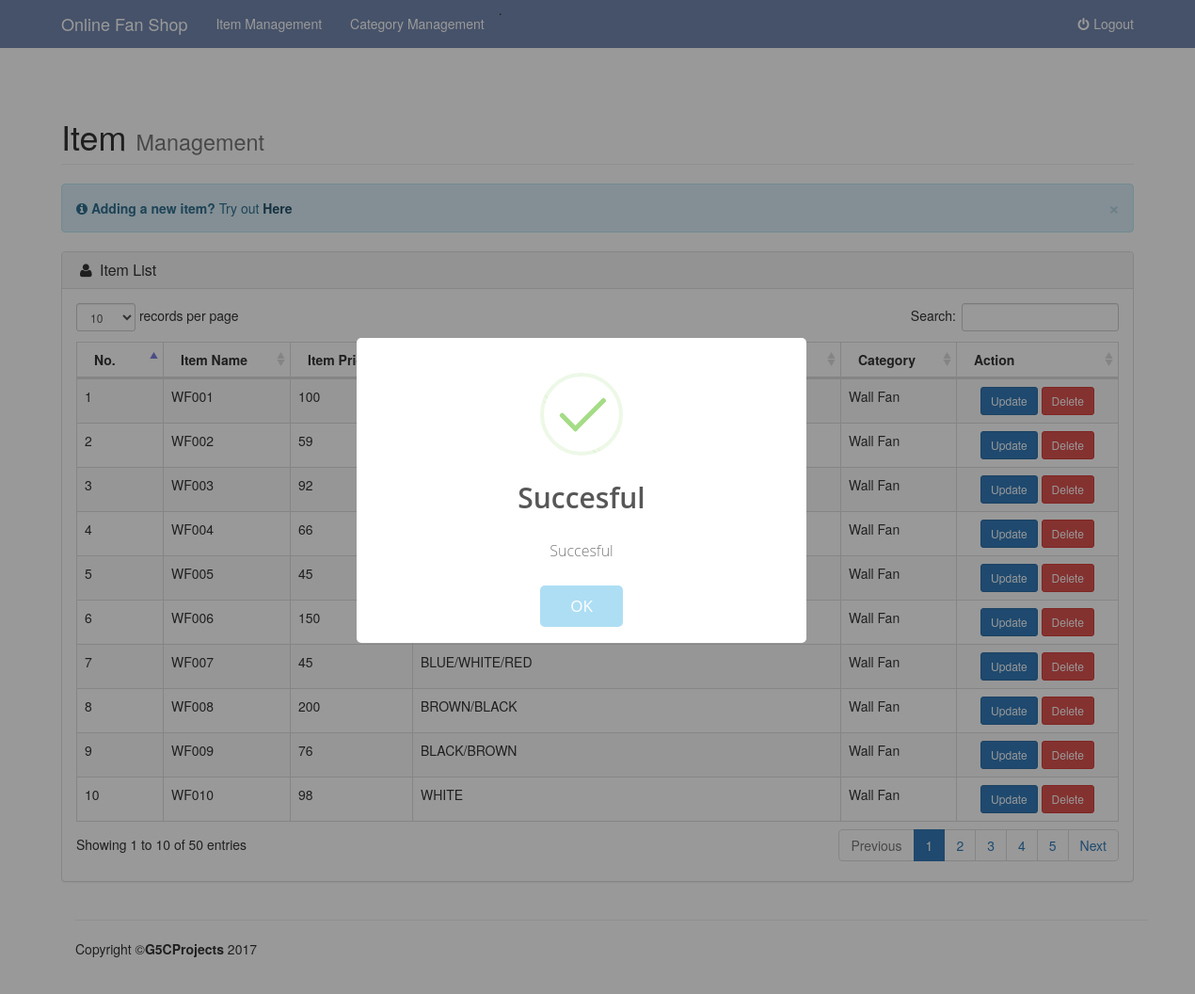
The page /staff/item.php?s=it (signed in) on the database its author committed.
### tables this page shows
CREATE TABLE `item` (
  `num` int(50) NOT NULL,
  `itemName` varchar(150) NOT NULL,
  `itemPrice` int(51) NOT NULL,
  `itemDesc` text NOT NULL,
  `imglink` varchar(100) NOT NULL,
  `categ` varchar(30) NOT NULL
);

### staff/item.php (the view, shortened to what this page needs)
<?php
include '../include/db.php';
$sql2 = "SELECT * FROM item ";
$result2 = mysqli_query($connect,$sql2);
?>
   <?php include "include/header.php"; ?>
    <div class="container">
       <div class="row">
                    <div class="col-lg-12">
                        <h1 class="page-header">
                            Item <small>Management</small>
                        </h1>
                    </div>
                </div>
               <div class="row">
                    <div class="col-lg-12">
                        <div class="alert alert-info alert-dismissable">
                            <button type="button" class="close" data-dismiss="alert" aria-hidden="true">&times;</button>
                            <i class="fa fa-info-circle"></i>  <strong>Adding a new item?</strong> Try out <a data-toggle="modal" data-target="#myModal" class="alert-link">Here</a>
                        </div>
                    </div>
                </div>
               <div class="row">
                    <div class="col-lg-12">
                        <div class="panel panel-default">
                            <div class="panel-heading">
                                <h3 class="panel-title"><i class="fa fa-user fa-fw"></i> Item List</h3>
                            </div>
                            <div class="panel-body">
                              <div class="table-responsive">
                                   <div class="dataTable_wrapper">
                                  <table class="table table-striped table-bordered table-hover" id="dataTables-example">
                                        <thead>
                                            <tr>
                                                <th class="col-lg-1">No.</th>
                                                <th>Item Name</th>
                                                <th>Item Price</th>
                                                <th>Category</th>
                                                <th>Action</th>
                                             </tr>
                                        </thead>
                                        <tbody>
                                            <?php $total_rows = 1; while($row2 = mysqli_fetch_assoc($result2)){  ?>
                                              <tr>
                                                <td><?=$total_rows;?></td>
                                                <td><?php echo $row2['itemName']; ?></td>
                                                <td><?php echo $row2['itemPrice']; ?></td>
                                                <td><?php echo substr($row2['itemDesc'],0,40); ?></td>
                                                <td><?php echo $row2['categ']; ?></td>
                                                <td ><center><a  class = "btn btn-primary btn-sm"  href="ireg.php?id=<?=$row2['num'];?>" >Update</a>&nbsp;<a   onclick = "return del();" class = "btn btn-danger btn-sm" onclick="return del()" href="del.php?id=<?=$row2['num'];?>&t=<?= 'i'?>" >Delete</a></center></td>
                                              </tr>
                                             <?php $total_rows++; }  ?>
                                        </tbody>
                                    </table>
                                </div>
                            </div>
                        </div>
                    </div>
                </div>
    </div>
    <?php include "include/footer.php"; ?>

### staff/include/shop-homepage.css (style rules this page uses)
body { padding-top: 70px; }

### css/stickyfooter.css (style rules this page uses)
html { position: relative; min-height: 100%; }
body { margin-bottom: 60px; }
body > .container { padding: 15px 15px 0; }

### css/sweetalert.css (style rules this page uses)
body.stop-scrolling { height: 100%; overflow: hidden; }

### rows shown on the page
item: itemName "WF001", itemPrice "100", categ "Wall Fan"
item: itemName "WF002", itemPrice "59", categ "Wall Fan"
item: itemName "WF003", itemPrice "92", categ "Wall Fan"
item: itemName "WF004", itemPrice "66", categ "Wall Fan"
item: itemName "WF005", itemPrice "45", categ "Wall Fan"
item: itemName "WF006", itemPrice "150", categ "Wall Fan"
item: itemName "WF007", itemPrice "45", itemDesc "BLUE/WHITE/RED", categ "Wall Fan"
item: itemName "WF008", itemPrice "200", itemDesc "BROWN/BLACK", categ "Wall Fan"
item: itemName "WF009", itemPrice "76", itemDesc "BLACK/BROWN", categ "Wall Fan"
item: itemName "WF010", itemPrice "98", itemDesc "WHITE", categ "Wall Fan"
